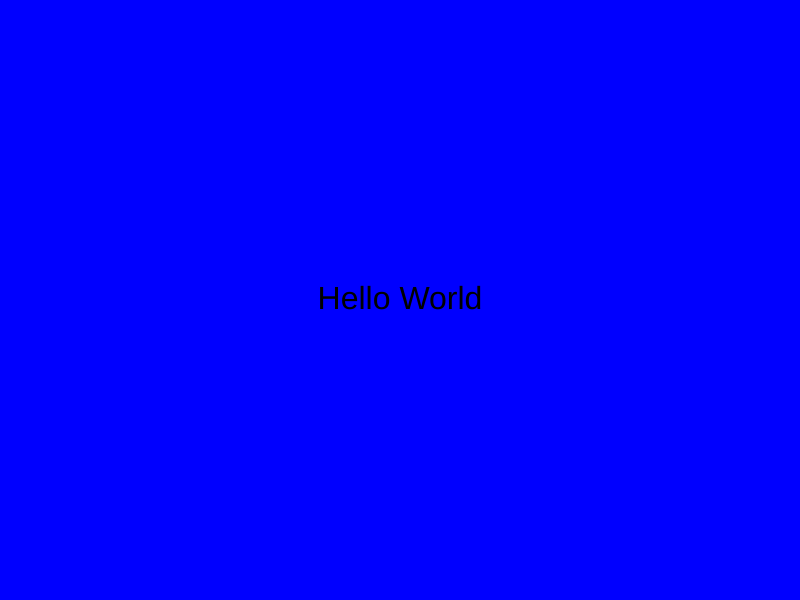
Frame 1 (no input)
Frame 60 (no input): identical to frame 1, image omitted
Frame 120 (the mouse pressed at the canvas centre since frame 60): identical to frame 1, image omitted

The p5.js sketch that drew this single still picture (run headless with seeded random() and noise() and a simulated clock; from frame 60 on, the mouse is pressed at the canvas centre):

// p5.js sketch
// ── sketch.js
function setup(){
    createCanvas(800,600);

}

function draw(){
    background("blue");
    textSize(32);
    textAlign(CENTER, CENTER);
    text("Hello World", 400, 300);
}
